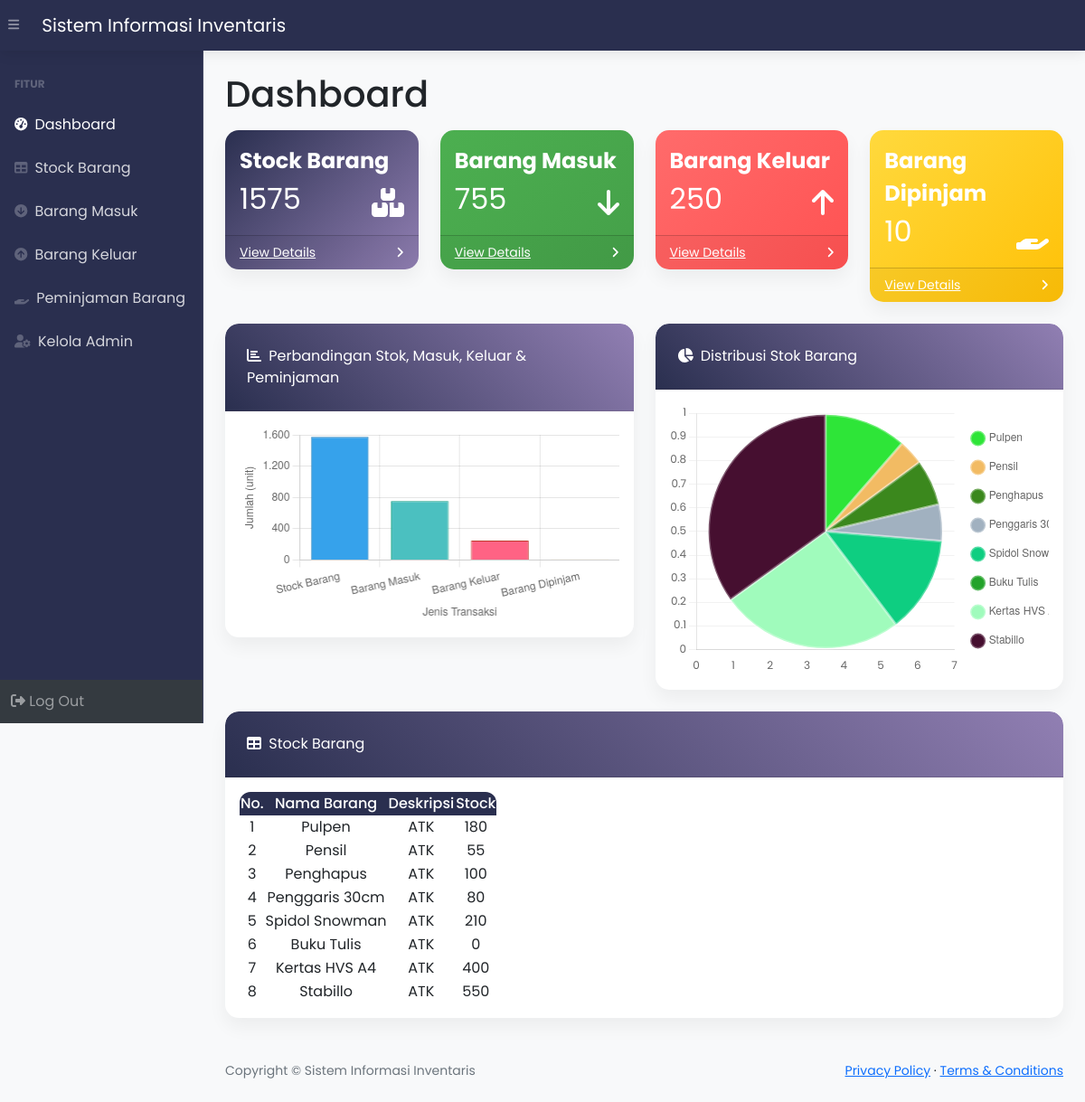
The page /index.php (signed in) on the database as committed earlier.
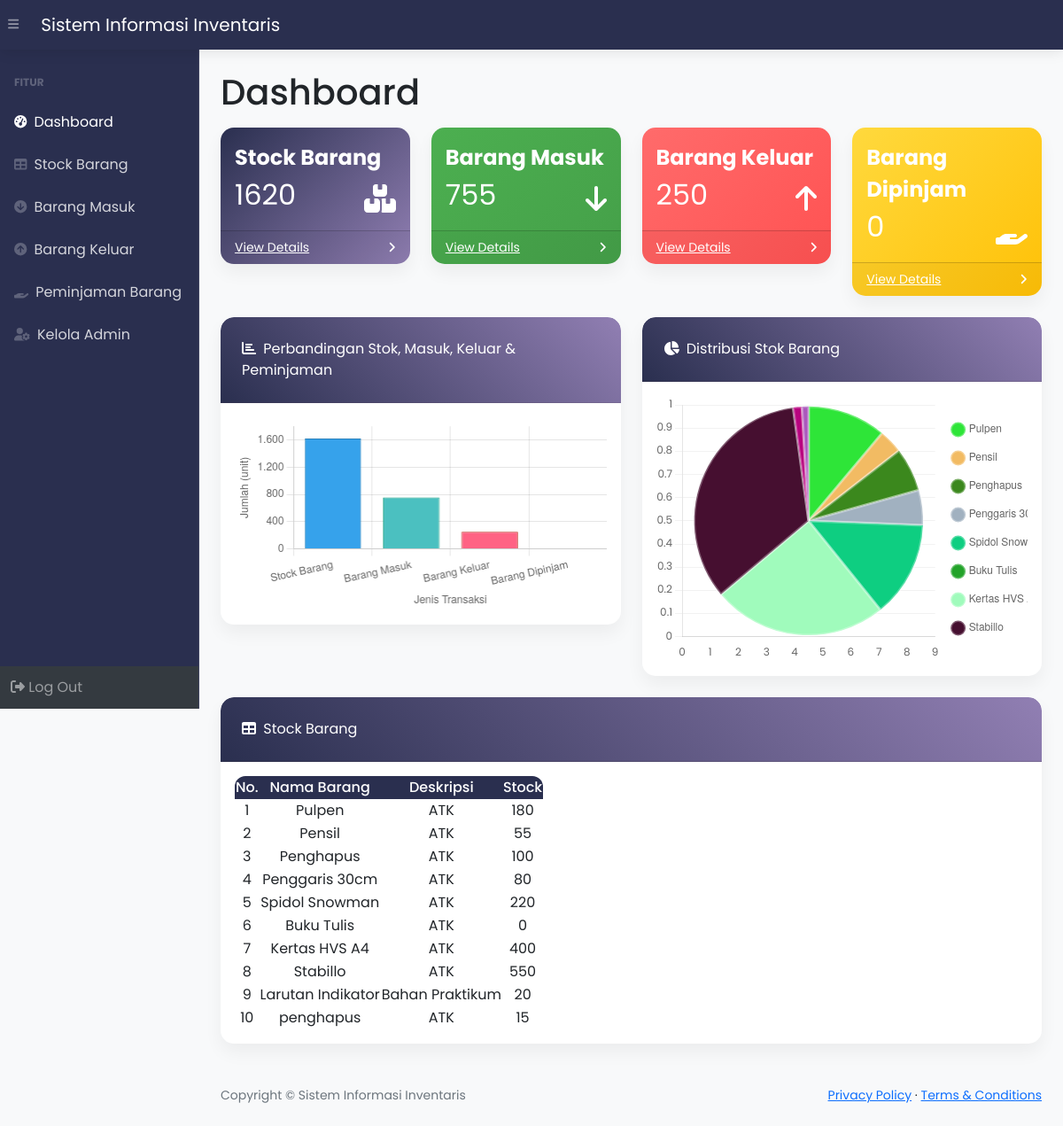
The same page on the database as committed later.
### tables this page shows
CREATE TABLE `stock` (
  `idbarang` int(11) NOT NULL,
  `namabarang` varchar(25) NOT NULL,
  `deskripsi` varchar(25) NOT NULL,
  `stock` int(11) NOT NULL
);

### index.php (the view, shortened to what this page needs)
<?php
require 'function.php';
?>
<!DOCTYPE html>
<html lang="en">
<head>
    <link href="https://cdn.jsdelivr.net/npm/simple-datatables@7.1.2/dist/style.min.css" rel="stylesheet" />
    <link href="css/styles.css" rel="stylesheet" />
</head>
<body class="sb-nav-fixed">
    <nav class="sb-topnav navbar navbar-expand navbar-dark bg-dark">
        <button class="btn btn-link btn-sm order-1 order-lg-0 me-4 me-lg-0" id="sidebarToggle" href="#!"><i class="fas fa-bars"></i></button>
        <a class="navbar-brand ps-3" href="index.php">Sistem Informasi Inventaris</a>
    </nav>
    <div id="layoutSidenav">
        <div id="layoutSidenav_nav">
            <nav class="sb-sidenav accordion sb-sidenav-dark d-flex flex-column" id="sidenavAccordion">
                <div class="sb-sidenav-menu flex-grow-1">
                    <div class="nav">
                        <div class="sb-sidenav-menu-heading">FITUR</div>
                        <a class="nav-link active" href="index.php">
                            <div class="sb-nav-link-icon"><i class="fas fa-tachometer-alt"></i></div>
                            Dashboard
                        </a>
                        <a class="nav-link" href="stock.php">
                            <div class="sb-nav-link-icon"><i class="fas fa-table"></i></div>
                            Stock Barang
                        </a>
                        <a class="nav-link" href="masuk.php">
                            <div class="sb-nav-link-icon"><i class="fas fa-arrow-circle-down"></i></div>
                            Barang Masuk
                        </a>
                        <a class="nav-link" href="keluar.php">
                            <div class="sb-nav-link-icon"><i class="fas fa-arrow-circle-up"></i></div>
                            Barang Keluar
                        </a>
                        <a class="nav-link" href="peminjaman.php">
                            <div class="sb-nav-link-icon"><i class="fas fa-hand-holding"></i></div>
                            Peminjaman Barang
                        </a>
                        <a class="nav-link" href="admin.php">
                            <div class="sb-nav-link-icon"><i class="fas fa-user-cog"></i></div>
                            Kelola Admin
                        </a>
                    </div>
                </div>
                <div class="sb-sidenav-footer">
                    <a class="nav-link" href="logout.php">
                        <i class="fas fa-sign-out-alt"></i> Log Out
                    </a>
                </div>
            </nav>
        </div>
        <div id="layoutSidenav_content">
            <main>
                <div class="container-fluid px-4">
                    <h1 class="mt-4 pb-2">Dashboard</h1>
                    <div class="row">
                        <div class="col-md-3">
                            <div class="card bg-primary text-white mb-4">
                                <div class="card-body">
                                    <div style="font-weight: bold; font-size: 1.5rem;">Stock Barang</div>
                                    <div class="d-flex justify-content-between align-items-center">
                                        <span style="font-size: 2rem;">
                                            <?php
                                            $totalStock = mysqli_query($conn, "SELECT SUM(stock) as total FROM stock");
                                            $dataStock = mysqli_fetch_array($totalStock);
                                            echo $dataStock['total'] ? $dataStock['total'] : 0;
                                            ?>
                                        </span>
                                        <i class="fas fa-boxes fa-2x mt-2"></i>
                                    </div>
                                </div>
                                <div class="card-footer d-flex align-items-center justify-content-between">
                                    <a class="small text-white stretched-link" href="stock.php">View Details</a>
                                    <div class="small text-white"><i class="fas fa-angle-right"></i></div>
                                </div>
                            </div>
                        </div>
                        <div class="col-md-3">
                            <div class="card bg-success text-white mb-4">
                                <div class="card-body">
                                    <div style="font-weight: bold; font-size: 1.5rem;">Barang Masuk</div>
                                    <div class="d-flex justify-content-between align-items-center">
                                        <span style="font-size: 2rem;">
                                            <?php
                                            $totalMasuk = mysqli_query($conn, "SELECT SUM(qty) as total FROM masuk");
                                            $dataMasuk = mysqli_fetch_array($totalMasuk);
                                            echo $dataMasuk['total'] ? $dataMasuk['total'] : 0;
                                            ?>
                                        </span>
                                        <i class="fas fa-arrow-down fa-2x mt-2"></i>
                                    </div>
                                </div>
                                <div class="card-footer d-flex align-items-center justify-content-between">
                                    <a class="small text-white stretched-link" href="masuk.php">View Details</a>
                                    <div class="small text-white"><i class="fas fa-angle-right"></i></div>
                                </div>
                            </div>
                        </div>
                        <div class="col-md-3">
                            <div class="card bg-danger text-white mb-4">
                                <div class="card-body">
                                    <div style="font-weight: bold; font-size: 1.5rem;">Barang Keluar</div>
                                    <div class="d-flex justify-content-between align-items-center">
                                        <span style="font-size: 2rem;">
                                            <?php
                                            $totalKeluar = mysqli_query($conn, "SELECT SUM(qty) as total FROM keluar");
                                            $dataKeluar = mysqli_fetch_array($totalKeluar);
                                            echo $dataKeluar['total'] ? $dataKeluar['total'] : 0;
                                            ?>
                                        </span>
                                        <i class="fas fa-arrow-up fa-2x mt-2"></i>
                                    </div>
                                </div>
                                <div class="card-footer d-flex align-items-center justify-content-between">
                                    <a class="small text-white stretched-link" href="keluar.php">View Details</a>
                                    <div class="small text-white"><i class="fas fa-angle-right"></i></div>
                                </div>
                            </div>
                        </div>
                        <div class="col-md-3">
                            <div class="card bg-warning text-white mb-4">
                                <div class="card-body">
                                    <div style="font-weight: bold; font-size: 1.5rem;">Barang Dipinjam</div>
                                    <div class="d-flex justify-content-between align-items-center">
                                        <span style="font-size: 2rem;">
                                            <?php
                                            $totalDipinjam = mysqli_query($conn, "SELECT SUM(qty) as total FROM peminjaman WHERE status='Dipinjam'");
                                            $dataDipinjam = mysqli_fetch_array($totalDipinjam);
                                            echo $dataDipinjam['total'] ? $dataDipinjam['total'] : 0;
                                            ?>
                                        </span>
                                        <i class="fas fa-hand-holding fa-2x mt-2"></i>
                                    </div>
                                </div>
                                <div class="card-footer d-flex align-items-center justify-content-between">
                                    <a class="small text-white stretched-link" href="peminjaman.php">View Details</a>
                                    <div class="small text-white"><i class="fas fa-angle-right"></i></div>
                                </div>
                            </div>
                        </div>
                    </div>
                    <div class="row">
                        <div class="col-xl-6">
                            <div class="card mb-4">
                                <div class="card-header">
                                    <i class="fas fa-chart-bar me-1"></i>
                                    Perbandingan Stok, Masuk, Keluar & Peminjaman
                                </div>
                                <div class="card-body">
                                    <canvas id="comparisonBarChart" width="100%" height="52"></canvas>
                                </div>
                            </div>
                        </div>
                        <div class="col-xl-6">
                            <div class="card mb-4">
                                <div class="card-header">
                                    <i class="fas fa-chart-pie me-1"></i>
                                    Distribusi Stok Barang
                                </div>
                                <div class="card-body">
                                    <canvas id="stockPieChart"></canvas>
                                </div>
                            </div>
                        </div>
                    </div>
                    <div class="card mb-4">
                        <div class="card-header">
                            <i class="fas fa-table me-1"></i>
                            Stock Barang
                        </div>
                        <div class="card-body">
                            <table id="datatablesSimple">
                                <thead class="table-dark text-center">
                                    <tr>
                                        <th>No.</th>
                                        <th>Nama Barang</th>
                                        <th>Deskripsi</th>
                                        <th>Stock</th>
                                    </tr>
                                </thead>
                                <tbody class="text-center align-middle">
                                    <?php
                                    $ambilsemuadatastock = mysqli_query($conn, 'SELECT * FROM stock');
                                    $i = 1;
                                    while ($data = mysqli_fetch_array($ambilsemuadatastock)) {
                                        $namabarang = $data['namabarang'];
                                        $deskripsi = $data['deskripsi'];
                                        $stock = $data['stock'];
                                    ?>
                                        <tr>
                                            <td><?= $i++; ?></td>
                                            <td><?= $namabarang; ?></td>
                                            <td><?= $deskripsi; ?></td>
                                            <td><?= $stock; ?></td>
                                        </tr>
                                    <?php
                                    };
                                    ?>
                                </tbody>
                            </table>
                        </div>
                    </div>
                </div>
            </main>
            <footer class="py-4 bg-light mt-auto">
                <div class="container-fluid px-4">
                    <div class="d-flex align-items-center justify-content-between small">
                        <div class="text-muted">Copyright &copy; Sistem Informasi Inventaris</div>
                        <div>
                            <a href="#">Privacy Policy</a>
                            &middot;
                            <a href="#">Terms &amp; Conditions</a>
                        </div>
                    </div>
                </div>
            </footer>
        </div>
    </div>
</body>
</html>

### index.php (style rules this page uses)
:root { --primary: #2A2F4F; --secondary: #917FB3; --accent: #E5BEEC; --light: #FDE2F3; }
body { background: #f8f9fa; font-family: 'Poppins', sans-serif; }
.sb-topnav { background: var(--primary) !important; box-shadow: 0 2px 15px rgba(0, 0, 0, 0.1); }
.sb-sidenav-dark { background: var(--primary); border-right: 1px solid rgba(255, 255, 255, 0.1); }
.sb-sidenav-dark .sb-sidenav-menu .nav-link { color: rgba(255, 255, 255, 0.8); transition: all 0.3s ease; }
.container-fluid, .container { background: transparent !important; }
.card { background: white; border: none; border-radius: 15px; box-shadow: 0 10px 20px rgba(0, 0, 0, 0.05); transition: transform 0.3s ease; overflow: hidden; }
.card-header { background: linear-gradient(45deg, var(--primary), var(--secondary)); color: white; border-radius: 15px 15px 0 0 !important; padding: 1.5rem; }
.card.bg-primary, .card.bg-success, .card.bg-danger, .card.bg-warning { border: none; background: linear-gradient(135deg, var(--primary), var(--secondary)) !important; color: white; }
.card.bg-success { background: linear-gradient(135deg, #4CAF50, #45a049) !important; }
.card.bg-danger { background: linear-gradient(135deg, #FF6B6B, #FF5252) !important; }
.card.bg-warning { background: linear-gradient(135deg, #FFD93D, #FFC107) !important; }
#datatablesSimple { border-radius: 12px; overflow: hidden; }
#datatablesSimple th { background: var(--primary); color: white !important; font-weight: 500; }
#datatablesSimple td { vertical-align: middle; }

Rows that differ between the two databases and show on the page:
changed stock "Spidol Snowman": stock "210" → "220"
added stock: namabarang "Larutan Indikator", deskripsi "Bahan Praktikum", stock "20"
added stock: namabarang "penghapus", deskripsi "ATK", stock "15"
Other text that changed with them:
$dataStock['total']: "1575" → "1620"
chart data {{ json_encode($labelsPie) }}: ["Pulpen","Pensil","Penghapus","Penggaris 30cm","Spidol Snowman","Buku Tulis","Kertas HVS A4","Stabillo"] → ["Pulpen","Pensil","Penghapus","Penggaris 30cm","Spidol Snowman","Buku Tulis","Kertas HVS A4","Stabillo","Larutan Indikator","penghapus"]
chart data {{ json_encode($dataPie) }}: ["180","55","100","80","210","0","400","550"] → ["180","55","100","80","220","0","400","550","20","15"]
chart data {{ json_encode($values) }}: [1575,755,250,10] → [1620,755,250,0]
$dataDipinjam['total']: "10" → (not shown)
text now shown: "0"
